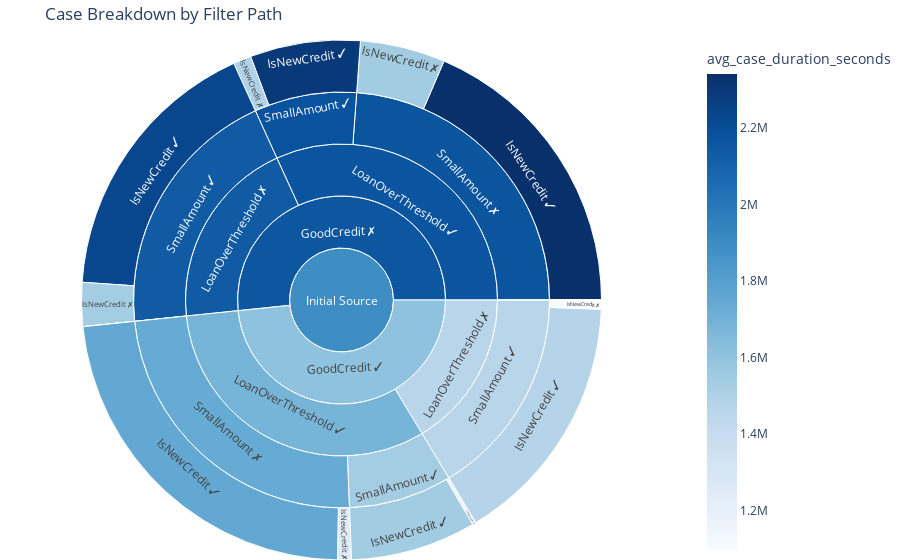

Notebook code cell kept with this figure:
### Code cell
import plotly.express as px

fig = px.sunburst(
    sunburst_df,
    path=[col for col in sunburst_df.columns if col.startswith("Level")],
    values='num_cases',
    color='avg_case_duration_seconds',
    color_continuous_scale='Blues',
    title='Case Breakdown by Filter Path'
)
fig.update_layout(margin=dict(t=40, l=0, r=0, b=0))
fig.show()

### Figure 1 — Plotly figure (JSON) as saved in the notebook; plotly's stock layout.template omitted (floating-point values rounded to 4 significant figures)
{"data": [{"branchvalues": "total", "customdata": [[1549000.0], [1171000.0], [1755000.0], [1245000.0], [1472000.0], [1098000.0], [NaN], [NaN], [2294000.0], [1491000.0], [2341000.0], [1548000.0], [2231000.0], [1539000.0], [NaN], [NaN], [1539000.0], [1737000.0], [1459000.0], [NaN], [2182000.0], [2165000.0], [2136000.0], [NaN], [1687000.0], [1459000.0], [2169000.0], [2136000.0], [1610000.0], [2156000.0], [1892000.0]], "domain": {"x": [0, 1], "y": [0, 1]}, "hovertemplate": "labels=%{label}<br>num_cases=%{value}<br>parent=%{parent}<br>id=%{id}<br>avg_case_duration_seconds=%{color}<extra></extra>", "ids": ["Initial Source/GoodCredit ✓/LoanOverThreshold ✓/SmallAmount ✓/IsNewCredit ✓", "Initial Source/GoodCredit ✓/LoanOverThreshold ✓/SmallAmount ✓/IsNewCredit ✗", "Initial Source/GoodCredit ✓/LoanOverThreshold ✓/SmallAmount ✗/IsNewCredit ✓", "Initial Source/GoodCredit ✓/LoanOverThreshold ✓/SmallAmount ✗/IsNewCredit ✗", "Initial Source/GoodCredit ✓/LoanOverThreshold ✗/SmallAmount ✓/IsNewCredit ✓", "Initial Source/GoodCredit ✓/LoanOverThreshold ✗/SmallAmount ✓/IsNewCredit ✗", "Initial Source/GoodCredit ✓/LoanOverThreshold ✗/SmallAmount ✗/IsNewCredit ✓", "Initial Source/GoodCredit ✓/LoanOverThreshold ✗/SmallAmount ✗/IsNewCredit ✗", "Initial Source/GoodCredit ✗/LoanOverThreshold ✓/SmallAmount ✓/IsNewCredit ✓", "Initial Source/GoodCredit ✗/LoanOverThreshold ✓/SmallAmount ✓/IsNewCredit ✗", "Initial Source/GoodCredit ✗/LoanOverThreshold ✓/SmallAmount ✗/IsNewCredit ✓", "Initial Source/GoodCredit ✗/LoanOverThreshold ✓/SmallAmount ✗/IsNewCredit ✗", "Initial Source/GoodCredit ✗/LoanOverThreshold ✗/SmallAmount ✓/IsNewCredit ✓", "Initial Source/GoodCredit ✗/LoanOverThreshold ✗/SmallAmount ✓/IsNewCredit ✗", "Initial Source/GoodCredit ✗/LoanOverThreshold ✗/SmallAmount ✗/IsNewCredit ✓", "Initial Source/GoodCredit ✗/LoanOverThreshold ✗/SmallAmount ✗/IsNewCredit ✗", "Initial Source/GoodCredit ✓/LoanOverThreshold ✓/SmallAmount ✓", "Initial Source/GoodCredit ✓/LoanOverThreshold ✓/SmallAmount ✗", "Initial Source/GoodCredit ✓/LoanOverThreshold ✗/SmallAmount ✓", "Initial Source/GoodCredit ✓/LoanOverThreshold ✗/SmallAmount ✗", "Initial Source/GoodCredit ✗/LoanOverThreshold ✓/SmallAmount ✓", "Initial Source/GoodCredit ✗/LoanOverThreshold ✓/SmallAmount ✗", "Initial Source/GoodCredit ✗/LoanOverThreshold ✗/SmallAmount ✓", "Initial Source/GoodCredit ✗/LoanOverThreshold ✗/SmallAmount ✗", "Initial Source/GoodCredit ✓/LoanOverThreshold ✓", "Initial Source/GoodCredit ✓/LoanOverThreshold ✗", "Initial Source/GoodCredit ✗/LoanOverThreshold ✓", "Initial Source/GoodCredit ✗/LoanOverThreshold ✗", "Initial Source/GoodCredit ✓", "Initial Source/GoodCredit ✗", "Initial Source"], "labels": ["IsNewCredit ✓", "IsNewCredit ✗", "IsNewCredit ✓", "IsNewCredit ✗", "IsNewCredit ✓", "IsNewCredit ✗", "IsNewCredit ✓", "IsNewCredit ✗", "IsNewCredit ✓", "IsNewCredit ✗", "IsNewCredit ✓", "IsNewCredit ✗", "IsNewCredit ✓", "IsNewCredit ✗", "IsNewCredit ✓", "IsNewCredit ✗", "SmallAmount ✓", "SmallAmount ✗", "SmallAmount ✓", "SmallAmount ✗", "SmallAmount ✓", "SmallAmount ✗", "SmallAmount ✓", "SmallAmount ✗", "LoanOverThreshold ✓", "LoanOverThreshold ✗", "LoanOverThreshold ✓", "LoanOverThreshold ✗", "GoodCredit ✓", "GoodCredit ✗", "Initial Source"], "marker": {"coloraxis": "coloraxis", "colors": [1549000.0, 1171000.0, 1755000.0, 1245000.0, 1472000.0, 1098000.0, NaN, NaN, 2294000.0, 1491000.0, 2341000.0, 1548000.0, 2231000.0, 1539000.0, NaN, NaN, 1539000.0, 1737000.0, 1459000.0, NaN, 2182000.0, 2165000.0, 2136000.0, NaN, 1687000.0, 1459000.0, 2169000.0, 2136000.0, 1610000.0, 2156000.0, 1892000.0]}, "name": "", "parents": ["Initial Source/GoodCredit ✓/LoanOverThreshold ✓/SmallAmount ✓", "Initial Source/GoodCredit ✓/LoanOverThreshold ✓/SmallAmount ✓", "Initial Source/GoodCredit ✓/LoanOverThreshold ✓/SmallAmount ✗", "Initial Source/GoodCredit ✓/LoanOverThreshold ✓/SmallAmount ✗", "Initial Source/GoodCredit ✓/LoanOverThreshold ✗/SmallAmount ✓", "Initial Source/GoodCredit ✓/LoanOverThreshold ✗/SmallAmount ✓", "Initial Source/GoodCredit ✓/LoanOverThreshold ✗/SmallAmount ✗", "Initial Source/GoodCredit ✓/LoanOverThreshold ✗/SmallAmount ✗", "Initial Source/GoodCredit ✗/LoanOverThreshold ✓/SmallAmount ✓", "Initial Source/GoodCredit ✗/LoanOverThreshold ✓/SmallAmount ✓", "Initial Source/GoodCredit ✗/LoanOverThreshold ✓/SmallAmount ✗", "Initial Source/GoodCredit ✗/LoanOverThreshold ✓/SmallAmount ✗", "Initial Source/GoodCredit ✗/LoanOverThreshold ✗/SmallAmount ✓", "Initial Source/GoodCredit ✗/LoanOverThreshold ✗/SmallAmount ✓", "Initial Source/GoodCredit ✗/LoanOverThreshold ✗/SmallAmount ✗", "Initial Source/GoodCredit ✗/LoanOverThreshold ✗/SmallAmount ✗", "Initial Source/GoodCredit ✓/LoanOverThreshold ✓", "Initial Source/GoodCredit ✓/LoanOverThreshold ✓", "Initial Source/GoodCredit ✓/LoanOverThreshold ✗", "Initial Source/GoodCredit ✓/LoanOverThreshold ✗", "Initial Source/GoodCredit ✗/LoanOverThreshold ✓", "Initial Source/GoodCredit ✗/LoanOverThreshold ✓", "Initial Source/GoodCredit ✗/LoanOverThreshold ✗", "Initial Source/GoodCredit ✗/LoanOverThreshold ✗", "Initial Source/GoodCredit ✓", "Initial Source/GoodCredit ✓", "Initial Source/GoodCredit ✗", "Initial Source/GoodCredit ✗", "Initial Source", "Initial Source", ""], "type": "sunburst", "values": [2461.0, 68.0, 7288.0, 267.0, 4976.0, 178.0, 0.0, 0.0, 2158.0, 351.0, 5845.0, 1666.0, 5392.0, 859.0, 0.0, 0.0, 2529.0, 7555.0, 5154.0, 0.0, 2509.0, 7511.0, 6251.0, 0.0, 10080.0, 5154.0, 10020.0, 6251.0, 15240.0, 16270.0, 31510.0]}], "layout": {"coloraxis": {"colorbar": {"title": {"text": "avg_case_duration_seconds"}}, "colorscale": [[0, "rgb(247,251,255)"], [0.125, "rgb(222,235,247)"], [0.25, "rgb(198,219,239)"], [0.375, "rgb(158,202,225)"], [0.5, "rgb(107,174,214)"], [0.625, "rgb(66,146,198)"], [0.75, "rgb(33,113,181)"], [0.875, "rgb(8,81,156)"], [1, "rgb(8,48,107)"]]}, "legend": {"tracegroupgap": 0}, "margin": {"b": 0, "l": 0, "r": 0, "t": 40}, "title": {"text": "Case Breakdown by Filter Path"}}}
